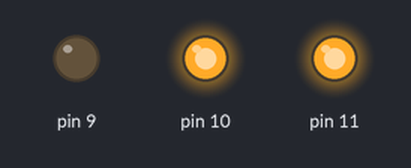
A sketch run on a simulated Arduino Uno, built with avr-gcc and run on an emulated ATmega328P. On the bench: output pins drawn as LEDs (lit = HIGH).

Above: at 0.05 s.
At 0.9 s:
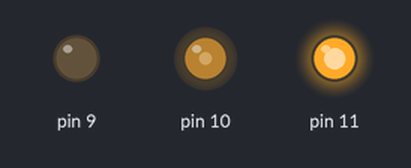
At 1.3 s:
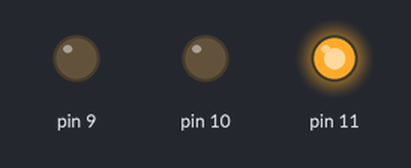
At 1.75 s:
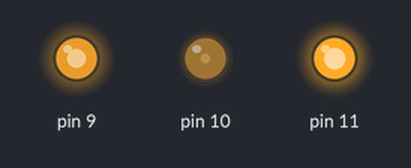
At 2.6 s:
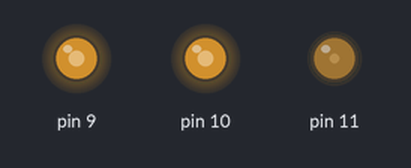
At 3.5 s:
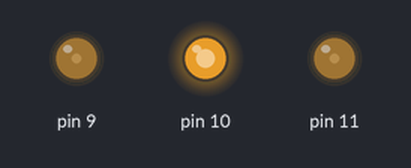
Timing chart, 0 to 8.1 s (numbered marks = the images above):
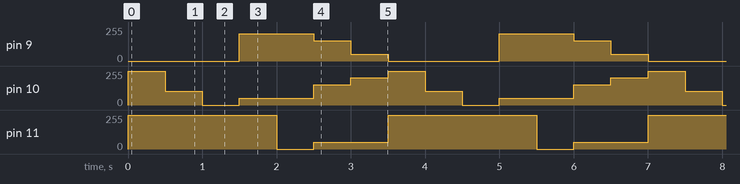

Measured:
- by itself, pin 9: repeats every 3.5 s: 153/255 0.50 s, 51/255 0.50 s, 0/255 1.5 s, 204/255 1.0 s
- by itself, pin 10: repeats every 3.5 s: 102/255 0.50 s, 0/255 0.50 s, 51/255 1.0 s, 153/255 0.50 s, 204/255 0.50 s, 255/255 0.50 s
- by itself, pin 11: repeats every 3.5 s: 0/255 0.50 s, 51/255 1.0 s, 255/255 2.0 s

The sketch:

led_rgb_ciclico_anodo_comun.ino
```cpp
// C++ code
//  LED RGB cíclico, ánodo común
//  David Guzmán
//  Mayo de 2022
//
//  Código generado usando Tinkercad (www.tinkercad.com)
//
//  Tinkercad genera código para cátodo común. Para adaptarlo
//  a ánodo común se cambian los valores de intensidad de las
//  funciones analogWrite a 255-valor.
//  Ejemplo:          analogWrite(10, 153);
//      pasa a ser:   analogWrite(10, 255-153);
//
//  Conexiones para LED RGB ánodo común:
//    LED                                         Arduino
//    R (rojo)          -- resistencia 220ohm --  pin D9
//    ánodo (pin largo) ------------------------  5V
//    G (verde)         -- resistencia 220ohm --  pin D10
//    B (azul)          -- resistencia 220ohm --  pin D11
//
// Las resistencias recomendadas pueden ser cualquier valor entre
// 200ohm y 1000ohm. Mayor resistencia, menor intesidad.

void setup()
{
  pinMode(9, OUTPUT);
  pinMode(10, OUTPUT);
  pinMode(11, OUTPUT);
}

void loop()
{
  //Rojo
  analogWrite(9, 255-255);
  analogWrite(10, 255-0);
  analogWrite(11, 255-0);
  delay(500); // Wait for 500 millisecond(s)
  //Naranja
  analogWrite(9, 255-255);
  analogWrite(10, 255-153);
  analogWrite(11, 255-0);
  delay(500); // Wait for 500 millisecond(s)
  //Amarillo
  analogWrite(9, 255-255);
  analogWrite(10, 255-255);
  analogWrite(11, 255-0);
  delay(500); // Wait for 500 millisecond(s)
  //Verde
  analogWrite(9, 255-51);
  analogWrite(10, 255-204);
  analogWrite(11, 255-0);
  delay(500); // Wait for 500 millisecond(s)
  //Celeste
  analogWrite(9, 255-51);
  analogWrite(10, 255-204);
  analogWrite(11, 255-255);
  delay(500); // Wait for 500 millisecond(s)
  //Morado
  analogWrite(9, 255-102);
  analogWrite(10, 255-102);
  analogWrite(11, 255-204);
  delay(500); // Wait for 500 millisecond(s)
  //Rosado
  analogWrite(9, 255-204);
  analogWrite(10, 255-51);
  analogWrite(11, 255-204);
  delay(500); // Wait for 500 millisecond(s)*/
}
```
